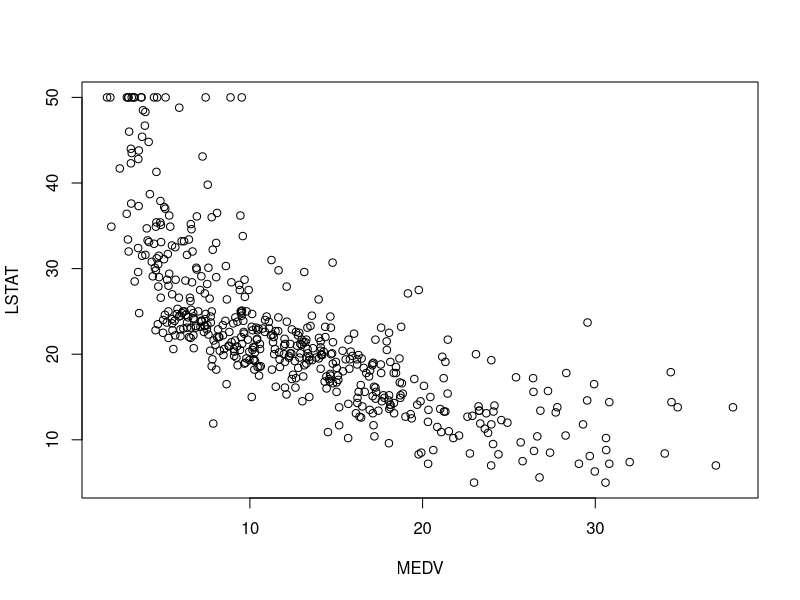
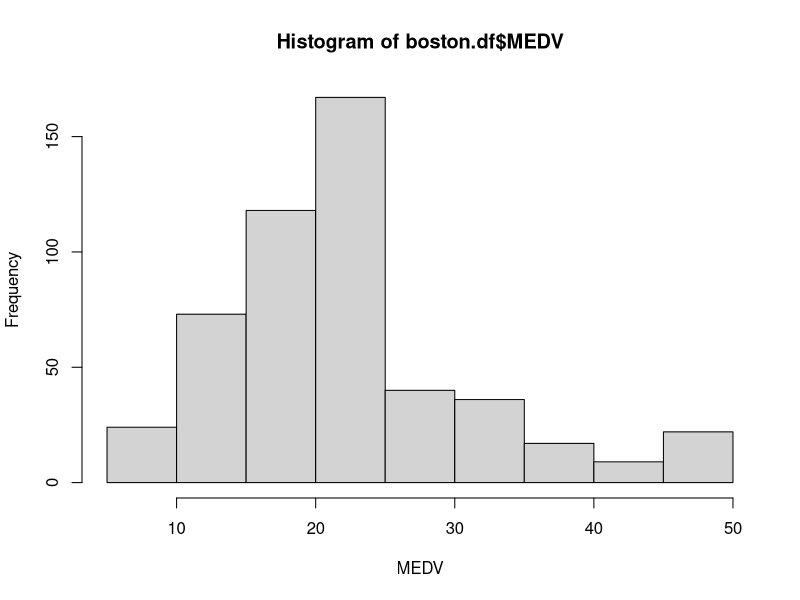
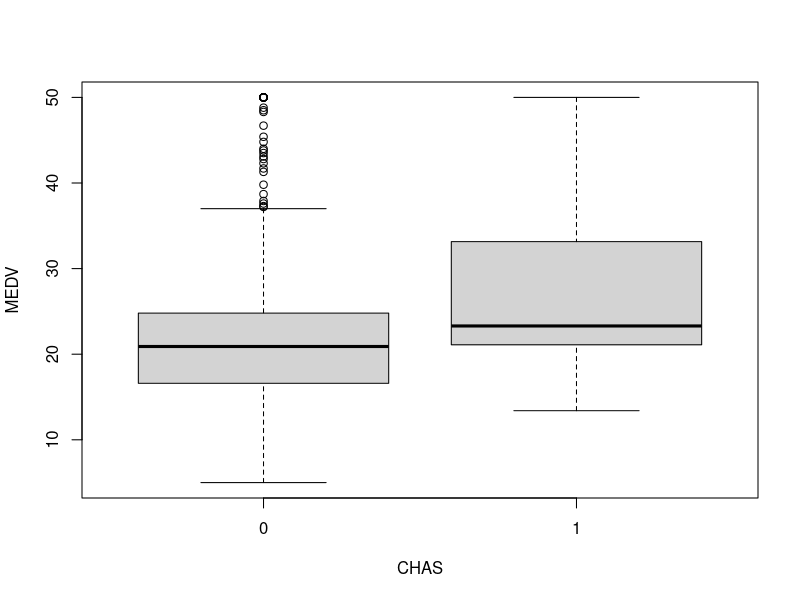

The R script that drew these images, in order: (Note: this script raises an error after producing the figures.)
boston.df <- read.csv("BostonHousing.csv",header = TRUE)
dim(boston.df) #dimension of data frame
head(boston.df) #first 6 rows
tail(boston.df) #last 6 rows
View(boston.df) #show all data in new tab
boston.df[1:10,1] #show first 10 rows of first column
boston.df[1:10,] #show first 10 rows of each columns
boston.df[5,1:10] #show some columns of 5th row
boston.df[5,c(1:2,4,8:10)] #show the fifth row and some columns
boston.df$CRIM #show the whole first column
boston.df$CRIM[1:10] #Sjow the first 10 rows of the first column.
length(boston.df$MEDV) #find length of MEDV column
mean(boston.df$MEDV) #Find mean value of the column MEDV
summary(boston.df) #find the summary statistics of each column
names(boston.df) #print a list of variables to the screen
t(t(names(boston.df))) #print the list in a useful column format(column names)
plot(boston.df$MEDV~boston.df$LSTAT,xlab="MEDV",ylab="LSTAT") #Scatter plot with axes names
hist(boston.df$MEDV,xlab="MEDV") #histogram of MEDV
boxplot(boston.df$MEDV~boston.df$CHAS,xlab="CHAS",ylab="MEDV") #boxplot of MEDV for different values of CHAS
set.seed(1) #to get the same parrtitions when re running the R code
train.rows<-sample(rownames(boston.df),dim(boston.df)[1]*0.6) #partitioning into training 60% and validation 40%
train.data<-boston.df[train.rows,] #collect all the columns with training row ID into training set
valid.rows<-setdiff(rownames(boston.df),train.rows) #assign row ID that are not already in the training set, into validation
valid.data <-boston.df[valid.rows,]
valid.data<-boston.df[-train.rows,] #train.rows is string , so can't be used in this database

#fit a linear model for Boston Dataset
reg<-lm(MEDV~CRIM,data=boston.df,subset=train.rows) #Fit a linear model for MEDV and CRIM
reg$coefficients #inspect the coefficients
tr.res<-data.frame(train.data$MEDV,reg$fitted.values,reg$residuals)
head(tr.res)

pred<-predict(reg,newdata=valid.data)
vl.res<-data.frame(valid.data$MEDV,pred,residuals=valid.data$MEDV - pred)
head(vl.res)

reg2<-lm(MEDV~CRIM+AGE,data=boston.df,subset=train.rows) #adding AGE too to the model increased the efficiency: more valid data added => more efficiency
reg2$coefficients

reg3<-lm(MEDV~CRIM+AGE+ZN+INDUS+NOX+CHAS+RM+DIS+RAD+TAX+PTRATIO+LSTAT,data=boston.df,subset=train.rows)
reg3$coefficients
#sample- command for taking a random sample from database

args(lm)
example(lm)
?lm

#https://r4ds.had.co.nz/index.html

#Systems.Submit@gmail.com
#vivekmenon@am.amrita.edu